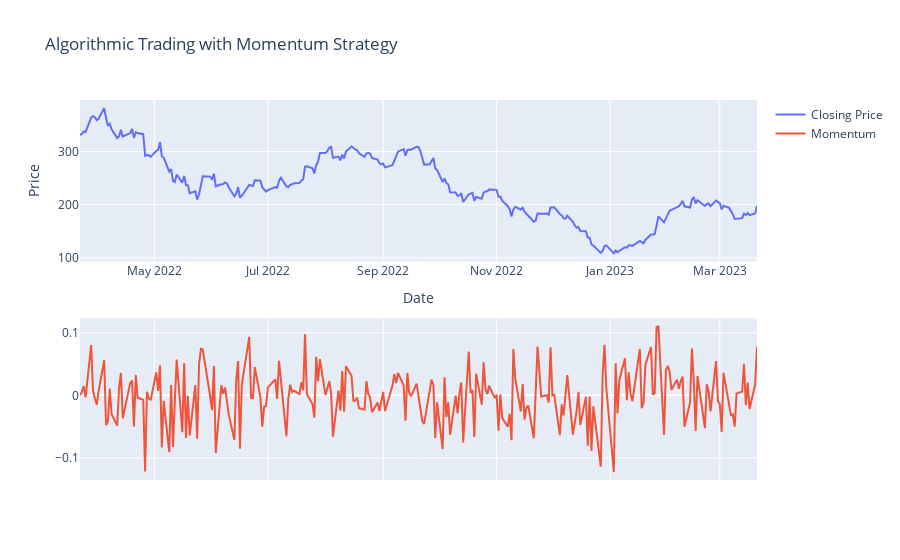

Here is the notebook cell this chart was saved with:
### Markdown cell above
To visually analyze the performance of our Momentum Trading strategy, we will create plots that show the changes in Closing price and Momentum over time. These plots will allow us to visualize the trends and patterns in the data, and help us identify the points where our strategy would have made buying or selling decisions.

### Code cell
subplot = make_subplots(rows = 2, cols = 1)
subplot.add_trace(go.Scatter(x=stock_data.index,
                             y = stock_data['Close'],
                             name = 'Closing Price'))
subplot.add_trace(go.Scatter(x= stock_data.index,
                             y = stock_data['Momentum'],
                             name = 'Momentum',
                             yaxis = 'y2'))
subplot.update_layout(title='Algorithmic Trading with Momentum Strategy',
                  xaxis_title='Date',
                  yaxis_title='Price')
subplot.show()

### Figure 1 — Plotly figure (JSON) as saved in the notebook; plotly's stock layout.template omitted (floating-point values rounded to 4 significant figures; data arrays with more than 128 entries replaced by an {"elided": "..."} marker saying what was removed)
{"data": [{"name": "Closing Price", "type": "scatter", "x": {"elided": "251 str values"}, "y": {"elided": "251 float values"}}, {"name": "Momentum", "type": "scatter", "x": {"elided": "251 str values"}, "y": {"elided": "251 float values"}, "yaxis": "y2"}], "layout": {"title": {"text": "Algorithmic Trading with Momentum Strategy"}, "xaxis": {"anchor": "y", "domain": [0, 1], "title": {"text": "Date"}}, "xaxis2": {"anchor": "y2", "domain": [0, 1]}, "yaxis": {"anchor": "x", "domain": [0.575, 1], "title": {"text": "Price"}}, "yaxis2": {"anchor": "x2", "domain": [0, 0.425]}}}
